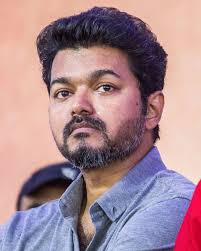
#> input picture facedetection/dataset/vijay/2.jpg, 201 x 251 px; its folder holds only this picture in this run
$ python train_faces.py
#> lines starting #> are read from the running program, lines starting #| are printed output that depends on the picture
import cv2
import numpy as np
import os

# Initialize face recognizer
recognizer = cv2.face.LBPHFaceRecognizer_create()

# Load face detection model
face_cascade = cv2.CascadeClassifier('haarcascade_frontalface_alt2.xml')

dataset_path = "dataset"
images, labels = [], []
label_dict = {}
current_id = 0

# Set fixed size for face images
IMG_SIZE = (100, 100)

# Loop through dataset folder
for person in os.listdir(dataset_path):
    person_path = os.path.join(dataset_path, person)
    if not os.path.isdir(person_path):
        continue

    label_dict[current_id] = person  # Assign an ID to the name

    for img_name in os.listdir(person_path):
        img_path = os.path.join(person_path, img_name)
        img = cv2.imread(img_path, cv2.IMREAD_GRAYSCALE)
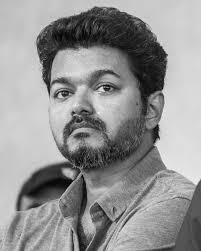
#> img: shape (251, 201); min 0, max 247, mean 146.4

        faces = face_cascade.detectMultiScale(img, 1.1, 5)
#> faces = [[28, 44, 111, 111]]
        for (x, y, w, h) in faces:
            face_roi = img[y:y+h, x:x+w]
            face_roi = cv2.resize(face_roi, IMG_SIZE)  # Resize face to match training size
            images.append(face_roi)
            labels.append(current_id)
#> this loop made 1 pass
#> pass 1, `face_roi = img[y:y+h, x:x+w]`:
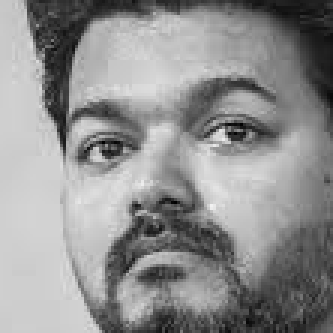
#> face_roi: shape (111, 111) (shown 3 times larger); min 0, max 241, mean 143.3
#> pass 1, `face_roi = cv2.resize(face_roi, IMG_SIZE)`:
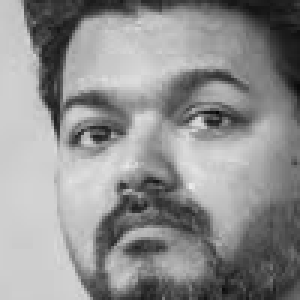
#> face_roi: shape (100, 100) (shown 3 times larger); min 5, max 235, mean 143.2
#> after the loop, images = 1 item; labels = [0]

    current_id += 1  # Increment ID for the next person
#> pass 2 of the loop `for person in os.listdir(dataset_path):`:
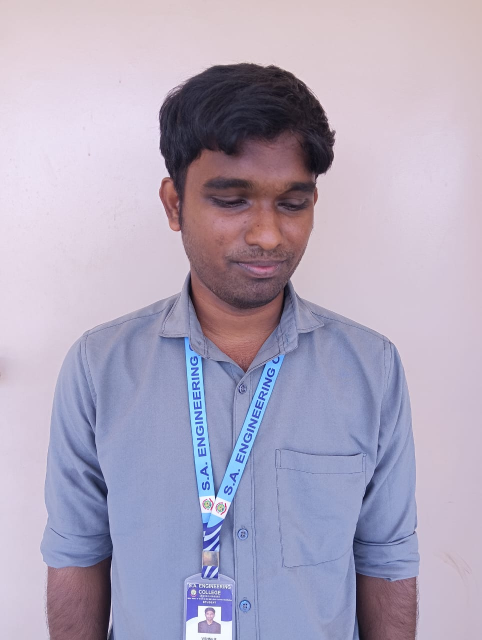
#> input picture facedetection/dataset/vishnu/1.jpg, 963 x 1280 px (shown at 1/2 size)
#> `img = cv2.imread(img_path, cv2.IMREAD_GRAYSCALE)`:
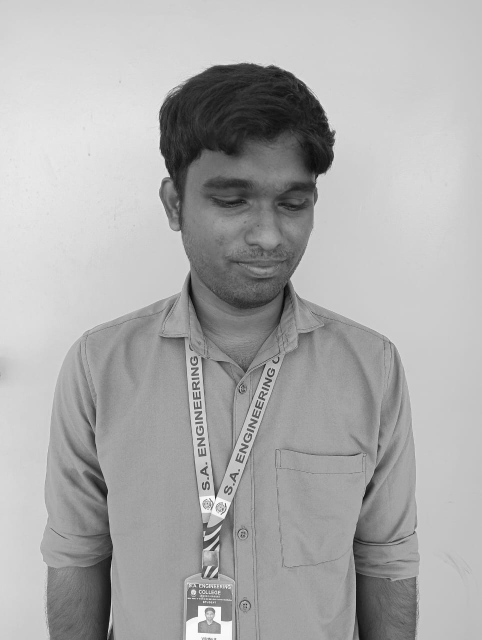
#> img: shape (1280, 963) (shown at 1/2 size); min 0, max 255, mean 171.7
#> faces = [[325, 260, 374, 374]]
#> the loop `for (x, y, w, h) in faces:` made 1 pass
#> pass 1, `face_roi = cv2.resize(face_roi, IMG_SIZE)`:
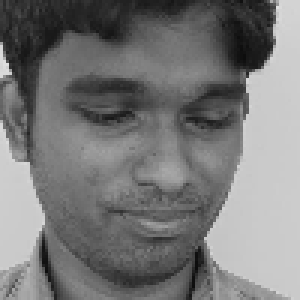
#> face_roi: shape (100, 100) (shown 3 times larger); min 12, max 224, mean 119.9
#> after the loop `for (x, y, w, h) in faces:`: images = 2 items; labels = [0, 1]

# Convert lists to numpy arrays
images = np.array(images, dtype=np.uint8)
labels = np.array(labels, dtype=np.int32)

# Train the recognizer
recognizer.train(images, labels)
recognizer.save('trained_model.yml')

# Save labels
with open("labels.txt", "w") as f:
    for id_, name in label_dict.items():
        f.write(f"{id_},{name}\n")

print("✅ Training complete. Model saved as 'trained_model.yml'.")
